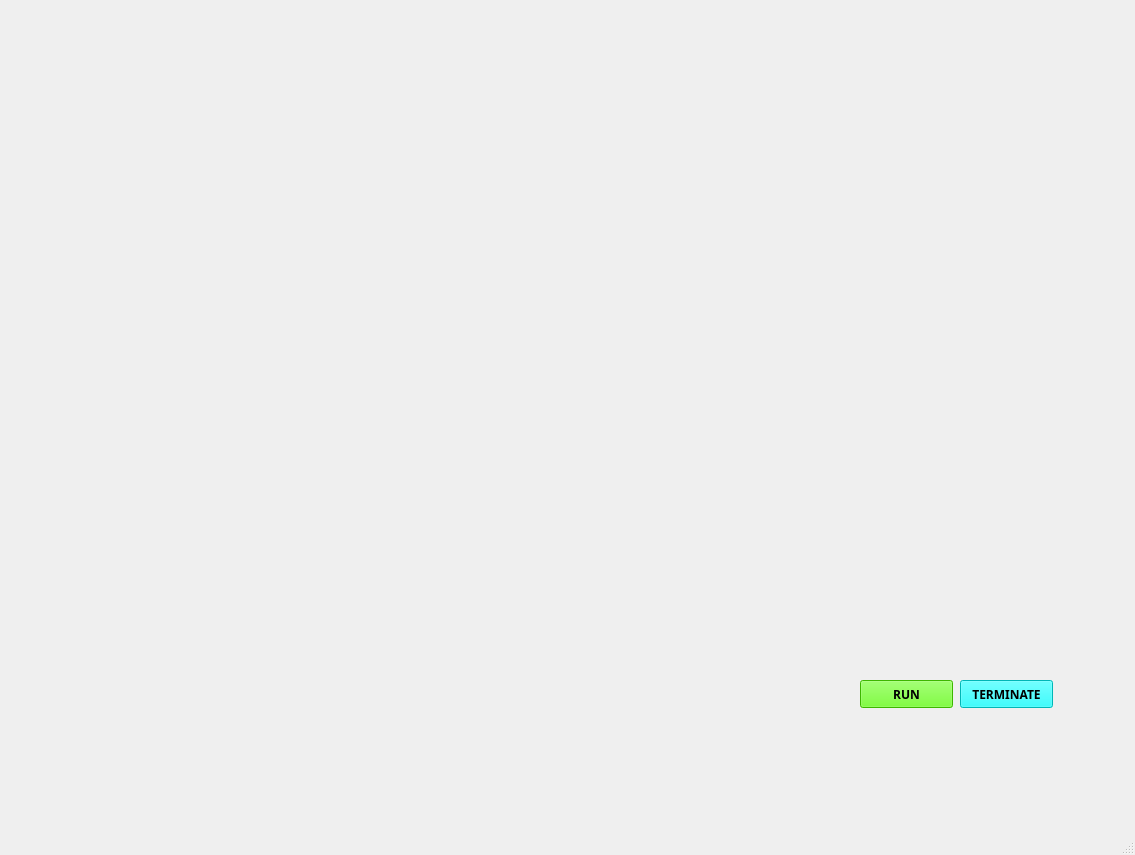
<?xml version="1.0" encoding="UTF-8"?>
<ui version="4.0">
 <class>Jarvis</class>
 <widget class="QMainWindow" name="Jarvis">
  <property name="geometry">
   <rect>
    <x>0</x>
    <y>0</y>
    <width>1135</width>
    <height>855</height>
   </rect>
  </property>
  <property name="windowTitle">
   <string>MainWindow</string>
  </property>
  <widget class="QWidget" name="centralwidget">
   <widget class="QLabel" name="label">
    <property name="geometry">
     <rect>
      <x>0</x>
      <y>0</y>
      <width>1111</width>
      <height>771</height>
     </rect>
    </property>
    <property name="text">
     <string/>
    </property>
    <property name="pixmap">
     <pixmap>jarvis.jpeg</pixmap>
    </property>
    <property name="scaledContents">
     <bool>true</bool>
    </property>
   </widget>
   <widget class="QPushButton" name="pushButton">
    <property name="geometry">
     <rect>
      <x>860</x>
      <y>680</y>
      <width>93</width>
      <height>28</height>
     </rect>
    </property>
    <property name="font">
     <font>
      <family>Arial Black</family>
      <weight>75</weight>
      <bold>true</bold>
     </font>
    </property>
    <property name="styleSheet">
     <string notr="true">background-color: rgb(85, 255, 0);</string>
    </property>
    <property name="text">
     <string>RUN</string>
    </property>
   </widget>
   <widget class="QPushButton" name="pushButton_2">
    <property name="geometry">
     <rect>
      <x>960</x>
      <y>680</y>
      <width>93</width>
      <height>28</height>
     </rect>
    </property>
    <property name="font">
     <font>
      <family>Arial Black</family>
      <weight>75</weight>
      <bold>true</bold>
     </font>
    </property>
    <property name="styleSheet">
     <string notr="true">
background-color: rgb(0, 255, 255);</string>
    </property>
    <property name="text">
     <string>TERMINATE</string>
    </property>
   </widget>
  </widget>
  <widget class="QMenuBar" name="menubar">
   <property name="geometry">
    <rect>
     <x>0</x>
     <y>0</y>
     <width>1135</width>
     <height>26</height>
    </rect>
   </property>
  </widget>
  <widget class="QStatusBar" name="statusbar"/>
 </widget>
 <resources/>
 <connections/>
</ui>
